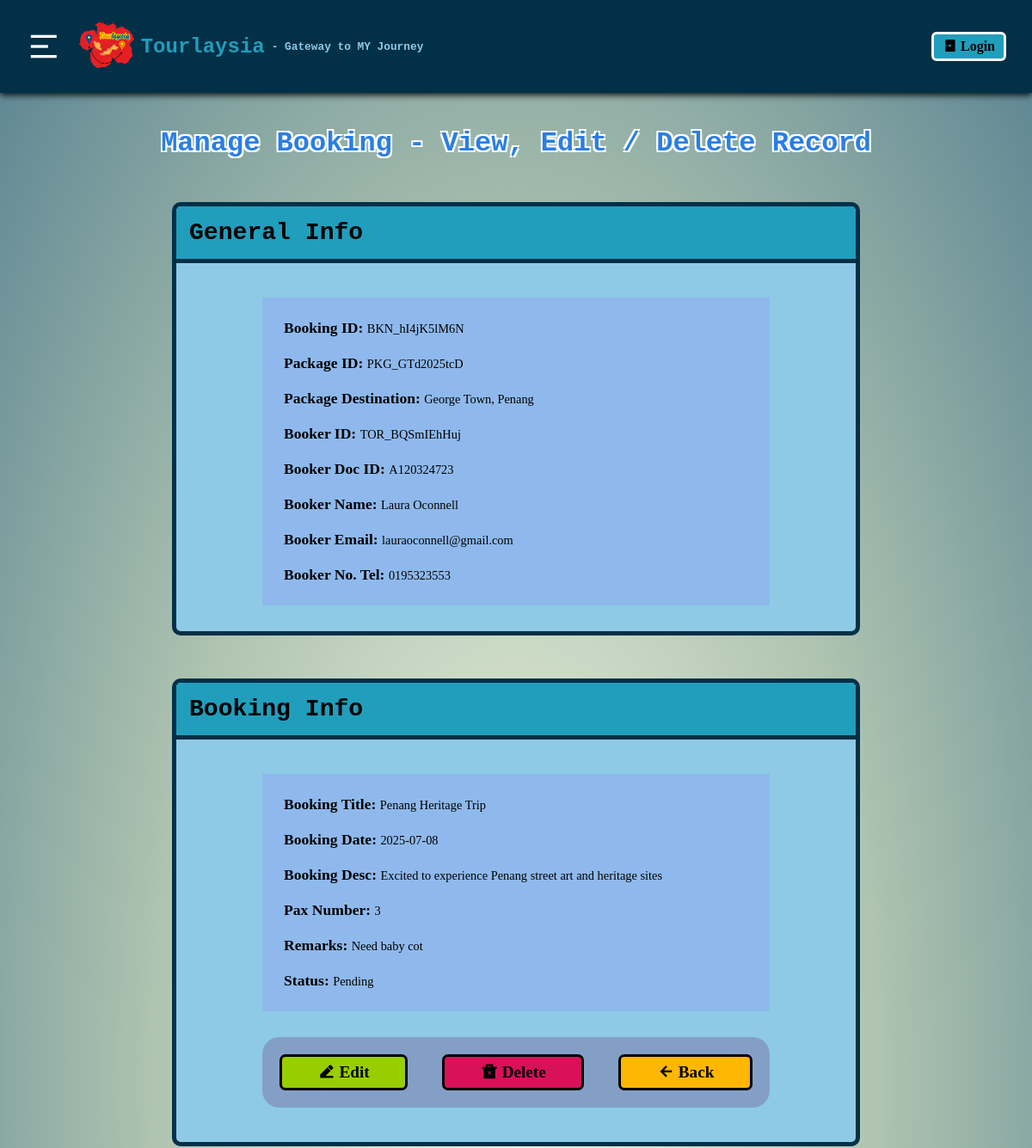
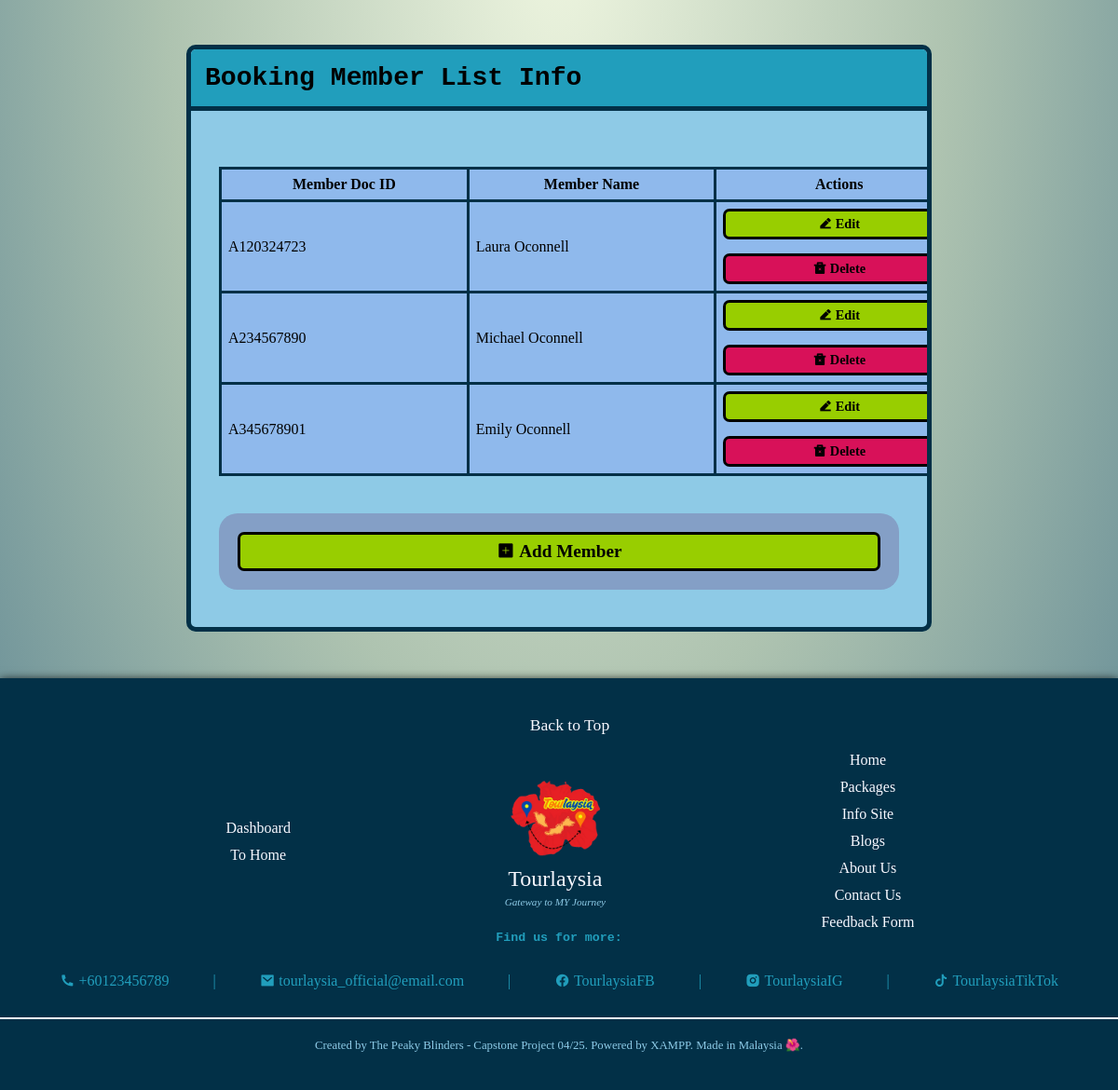
/staff_dashboard/mng_bookingInfo.php?bookID=BKN_hI4jK5lM6N, run on the app's committed database (2 pictures, top to bottom).
### tables this page shows
CREATE TABLE `tour_booking_t` (
  `bkn_ID` varchar(14) NOT NULL,
  `pkg_ID` varchar(14) NOT NULL,
  `pkg_dest` varchar(100) NOT NULL,
  `usr_ID` varchar(14) NOT NULL,
  `usr_doc_ID` varchar(20) NOT NULL,
  `usr_name` varchar(50) NOT NULL,
  `usr_email` varchar(50) NOT NULL,
  `usr_no_tel` varchar(20) NOT NULL,
  `bkn_title` varchar(100) NOT NULL,
  `bkn_desc` varchar(1000) DEFAULT NULL,
  `bkn_date` date NOT NULL,
  `num_pax` int(3) NOT NULL,
  `bkn_remark` varchar(100) DEFAULT NULL,
  `bkn_status` varchar(9) NOT NULL
);

CREATE TABLE `book_mbr_list_t` (
  `mbr_ls_ID` varchar(15) NOT NULL,
  `bkn_ID` varchar(14) NOT NULL,
  `mbr_doc_ID` varchar(20) NOT NULL,
  `mbr_name` varchar(50) NOT NULL,
  `mbr_seqNo` int(3) NOT NULL
);

### staff_dashboard/mng_bookingInfo.php (the view, shortened to what this page needs)
<!DOCTYPE html>
<html lang="en">
<head>
    <link rel="stylesheet" href="./staff_styles/staff_styles.css">
    <link rel="stylesheet" href="./staff_styles/mng_recInfo.css">
</head>
<body>
    <?php include 'staff_header.php';?>
    <?php
        include './staff_crud/db_connection.php';
        $bookingIDRef = $_GET['bookID'];
        $queryA = "SELECT * FROM tour_booking_t WHERE bkn_ID = '$bookingIDRef';";
        $resultsA = mysqli_query($connection, $queryA);
        $dataA = mysqli_fetch_assoc($resultsA);
        $pkgID = $dataA['pkg_ID'];
        $pkgDest = $dataA['pkg_dest'];
        $usrID = $dataA['usr_ID'];
        $usrDocID = $dataA['usr_doc_ID'];
        $usrName = $dataA['usr_name'];
        $usrEmail = $dataA['usr_email'];
        $usrNoTel = $dataA['usr_no_tel'];
        $bknTitle = $dataA['bkn_title'];
        $bknDesc = $dataA['bkn_desc'];
        $bknDate = $dataA['bkn_date'];
        $numPax = $dataA['num_pax'];
        $bknRemark = $dataA['bkn_remark'];
        $bknStatus = $dataA['bkn_status'];
    ?>
        <div class="mng-rec-title-div">
            <h2 class="mng-rec-title">Manage Booking - View, Edit / Delete Record</h2>
        </div>
        <main class="mng-rec-main-div">
            <div class="mng-rec-heading-div">
                <h3 class="mng-rec-heading">General Info</h3>
            </div>
            <div class="mng-rec-info-div">
                <div class="info-div">
                    <p><b>Booking ID: </b><?php echo $bookingIDRef;?></p>
                    <p><b>Package ID: </b><?php echo $pkgID;?></p>
                    <p><b>Package Destination: </b><?php echo $pkgDest;?></p>
                    <p><b>Booker ID: </b><?php echo $usrID;?></p>
                    <p><b>Booker Doc ID: </b><?php echo $usrDocID;?></p>
                    <p><b>Booker Name: </b><?php echo $usrName;?></p>
                    <p><b>Booker Email: </b><?php echo $usrEmail;?></p>
                    <p><b>Booker No. Tel: </b><?php echo $usrNoTel;?></p>
                </div>
            </div>
        </main>
        <main class="mng-rec-main-div">
            <div class="mng-rec-heading-div">
                <h3 class="mng-rec-heading">Booking Info</h3>
            </div>
            <div class="mng-rec-info-div">
                <div class="info-div">
                    <p><b>Booking Title: </b> <?php echo $bknTitle;?></p>
                    <p><b>Booking Date: </b><?php echo $bknDate;?></p>
                    <p><b>Booking Desc: </b><?php echo $bknDesc;?></p>
                    <p><b>Pax Number: </b><?php echo $numPax;?></p>
                    <p><b>Remarks: </b><?php echo $bknRemark;?></p>
                    <p><b>Status: </b><?php echo $bknStatus;?></p>
                </div>
            </div>
            <div class="mng-rec-btn-div">
                <button class="editBtn" onclick="document.location='./edit_bookingRec.php?bookID=<?php echo $bookingIDRef;?>';">
                    <i class="ri-edit-2-fill"></i>
                    Edit
                </button>
                <button class="delBtn" onclick="document.getElementById('delPopup2').style.display='block'">
                    <i class="ri-delete-bin-2-fill"></i>
                    Delete
                </button>
                <button class="otherBtn" onclick="document.location='manageBooking.php';">
                    <i class="ri-arrow-left-line"></i>
                    Back
                </button>
            </div>
        </main>
        <main class="mng-rec-main-div">
            <div class="mng-rec-heading-div">
                <h3 class="mng-rec-heading">Booking Member List Info</h3>
            </div>
            <div class="table-info-div">
                <table class="table-info">
                    <tr class="table-info-row">
                        <th class="table-info-header">Member Doc ID</th>
                        <th class="table-info-header">Member Name</th>
                        <th class="table-info-header">Actions</th>
                    </tr>
                    <?php
                        $queryB = "SELECT * FROM book_mbr_list_t WHERE bkn_ID = '$bookingIDRef' ORDER BY mbr_seqNo ASC;";
                        $resultsB = mysqli_query($connection, $queryB);
                        while($dataB = mysqli_fetch_assoc($resultsB)) {
                            $mbrListIDRef = $dataB['mbr_ls_ID'];
                    ?>
                            <tr class="table-info-row">
                                <td class="table-info-data"><?php echo $dataB['mbr_doc_ID'];?></td>
                                <td class="table-info-data"><?php echo $dataB['mbr_name'];?></td>
                                <td class="table-info-data action-btn">
                                    <button class="editBtn" onclick="document.location='./edit_bookMemberRec.php?mbrListID=<?php echo $mbrListIDRef?>';" style="margin-bottom:15px;">
                                        <i class="ri-edit-2-fill"></i>
                                        Edit
                                    </button>
                                    <form method="POST" onsubmit="return confirm('Are you sure you want to delete this record? This action cannot be undone.');">
                                        <button class="delBtn" type="submit" name="deleteTourMember">
                                            <i class="ri-delete-bin-2-fill"></i>
                                            Delete
                                        </button>
                                    </form>
                                </td>
                            </tr>
                    <?php
                        }
                    ?>
                </table>
            </div>
            <div class="mng-rec-btn-div table-rec-btn">
                <button class="editBtn" onclick="document.location='./add_bookMemberRec.php?bookID=<?php echo $bookingIDRef;?>';">
                    <i class="ri-add-box-fill"></i>
                    Add Member
                </button>
            </div>
        </main>
    <?php include 'staff_footer.php';?>
</body>
</html>

### staff_dashboard/staff_styles/staff_styles.css (style rules this page uses)
body { background: radial-gradient(#eff6e0, #aec3b0, #598392); margin: 0; }
h1, h2, h3, h4, h5, h6 { font-family: Rockwell, Courier Bold, Courier, Georgia, Times, Times New Roman, serif; }
p, span, a, ul, ol, button, input, select, textarea, table, tr, th, td { font-family: Lucida Bright, Georgia, serif; }

### staff_dashboard/staff_styles/mng_recInfo.css (style rules this page uses)
* { margin: 0; padding: 0; box-sizing: border-box; overflow-x: hidden; }
html, body { width: 100%; overflow-x: hidden; }
.mng-rec-title-div, .mng-rec-desc-div { display: flex; justify-content: center; align-items: center; }
.mng-rec-title { margin: 0 30px 50px 30px; font-size: 2rem; color: #2a7ee4; text-align: center; text-shadow: -2px -2px 0 #ffffff, 2px -2px 0 #ffffff, -2px 2px 0 #ffffff, 2px 2px 0 #ffffff; }
.mng-rec-main-div { display: flex; flex-direction: column; margin: 0px 200px 50px; background-color: #8ECAE6; border: 5px solid #023047; border-radius: 10px; transition: margin 0.5s ease; }
.mng-rec-heading-div { display: flex; justify-content: flex-start; background-color: #219EBC; padding: 15px; margin-bottom: 30px; font-size: 1.5rem; border-top-left-radius: 5px; border-top-right-radius: 5px; border-bottom: 5px solid #023047; }
.mng-rec-info-div { background-color: #8fb9ec; margin: 10px 100px 30px; padding: 25px; transition: margin 0.5s ease; }
.info-div { display: grid; grid-template-columns: repeat(auto-fit, minmax(280px, 1fr)); grid-gap: 20px; word-wrap: break-word; text-align: justify; text-justify: inter-word; }
.mng-rec-info-div b { font-size: 1.1rem; }
.mng-rec-info-div p { font-size: 0.9rem; }
.table-info-div { padding: 30px 30px 20px 30px; width: 100%; overflow-x: auto; transition: margin 0.5s ease; }
.table-info { border-collapse: collapse; width: 100%; border: 3px solid #023047; table-layout: fixed; min-width: 800px; }
.table-info-row { background-color: #8fb9ec; border: 3px solid #023047; }
.table-info-header, .table-info-data { border: 3px solid #023047; padding: 7px; width: 100%; height: 100%; }
.table-info-data.action-btn button { display: block; width: 100%; padding: 5px; font-size: 0.9rem; cursor: pointer; border: 3px solid black; border-radius: 7px; font-weight: bold; }
.mng-rec-btn-div { display: flex; justify-content: center; align-items: center; gap: 40px; margin: 0px 100px 40px; background-color: #849fc6; border-radius: 20px; padding: 20px; transition: margin 0.5s ease; flex-wrap: wrap; }
.mng-rec-btn-div button { padding: 7px 15px; font-size: 1.2rem; cursor: pointer; border: 3px solid black; border-radius: 7px; font-weight: bold; min-width: 100px; flex: 1 1 auto; }
.mng-rec-btn-div.table-rec-btn { margin: 20px 30px 40px; }
.editBtn { background-color: #98CE00; }
.delBtn { background-color: #D81159; }
.otherBtn { background-color: #FFB703; }

### data on the page
tour_booking_t: pkg_ID "PKG_GTd2025tcD", pkg_dest "George Town, Penang", usr_ID "TOR_BQSmIEhHuj", usr_doc_ID "A120324723", usr_name "Laura Oconnell", usr_email "lauraoconnell@gmail.com", usr_no_tel "0195323553", bkn_title "Penang Heritage Trip", bkn_date "2025-07-08", bkn_desc "Excited to experience Penang street art and heritage sites", num_pax "3", bkn_remark "Need baby cot", bkn_status "Pending"
book_mbr_list_t: mbr_doc_ID "A120324723", mbr_name "Laura Oconnell"
book_mbr_list_t: mbr_doc_ID "A234567890", mbr_name "Michael Oconnell"
book_mbr_list_t: mbr_doc_ID "A345678901", mbr_name "Emily Oconnell"

### other printed values
$bookingIDRef "BKN_hI4jK5lM6N"
